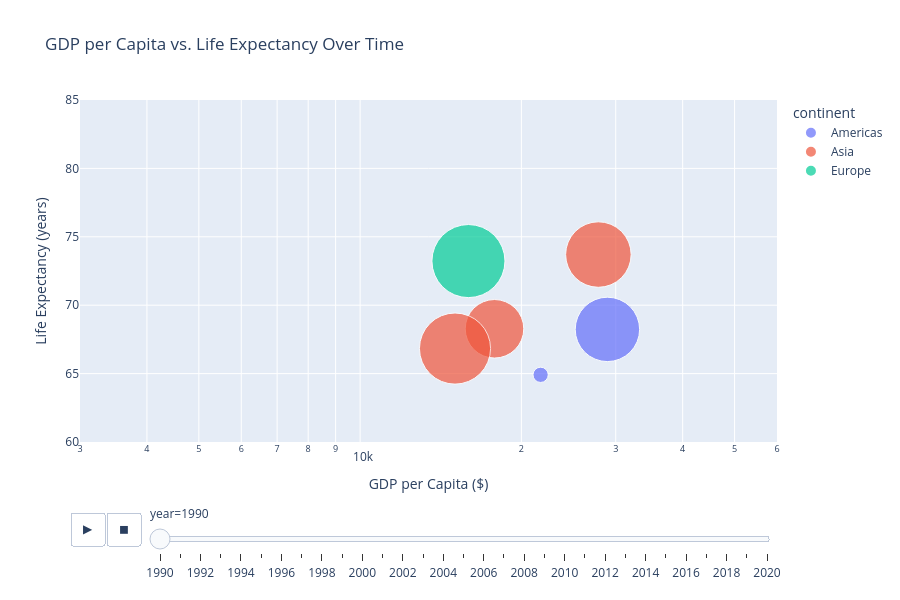

Here is the notebook cell this chart was saved with:
### Markdown cell above
## Interactive Visualization

Static plots are great for papers, but **interactive charts** are powerful for exploration and presentations.

### Code cell
import plotly.express as px

# Create animated scatter plot (Hans Rosling style)
# Using gapminder-like data
np.random.seed(42)
years = list(range(1990, 2021))
countries = ["USA", "China", "India", "Brazil", "Germany", "Japan"]
continents = {
    "USA": "Americas",
    "China": "Asia",
    "India": "Asia",
    "Brazil": "Americas",
    "Germany": "Europe",
    "Japan": "Asia",
}

gap_data = []
for country in countries:
    base_gdp = np.random.randint(5000, 30000)
    base_life = np.random.randint(65, 75)
    base_pop = np.random.randint(50, 1300)

    for i, year in enumerate(years):
        gap_data.append({
            "country": country,
            "year": year,
            "continent": continents[country],
            "gdpPercap": base_gdp * (1.02**i) + np.random.randint(-1000, 1000),
            "lifeExp": base_life + i * 0.2 + np.random.uniform(-0.5, 0.5),
            "pop": base_pop * (1.01**i) * 1e6,
        })

gapminder = pd.DataFrame(gap_data)

# Create animated scatter plot
fig = px.scatter(
    gapminder,
    x="gdpPercap",
    y="lifeExp",
    size="pop",
    color="continent",
    animation_frame="year",
    hover_name="country",
    log_x=True,
    size_max=60,
    range_x=[3000, 60000],
    range_y=[60, 85],
    title="GDP per Capita vs. Life Expectancy Over Time",
    labels={"gdpPercap": "GDP per Capita ($)", "lifeExp": "Life Expectancy (years)"},
)

fig.update_layout(height=600)
fig.show()

print("Interactive plot: Hover over points, use the timeline slider to animate!")

### Figure 1 — Plotly figure (JSON) as saved in the notebook; plotly's stock layout.template omitted (floating-point values rounded to 4 significant figures)
{"data": [{"hovertemplate": "<b>%{hovertext}</b><br><br>continent=Americas<br>year=1990<br>GDP per Capita ($)=%{x}<br>Life Expectancy (years)=%{y}<br>pop=%{marker.size}<extra></extra>", "hovertext": ["USA", "Brazil"], "legendgroup": "Americas", "marker": {"color": "#636efa", "size": [910000000.0, 51000000.0], "sizemode": "area", "sizeref": 438800.0, "symbol": "circle"}, "mode": "markers", "name": "Americas", "orientation": "v", "showlegend": true, "type": "scatter", "x": [28950.0, 21720.0], "xaxis": "x", "y": [68.23, 64.91], "yaxis": "y"}, {"hovertemplate": "<b>%{hovertext}</b><br><br>continent=Asia<br>year=1990<br>GDP per Capita ($)=%{x}<br>Life Expectancy (years)=%{y}<br>pop=%{marker.size}<extra></extra>", "hovertext": ["China", "India", "Japan"], "legendgroup": "Asia", "marker": {"color": "#EF553B", "size": [752000000.0, 941000000.0, 1110000000.0], "sizemode": "area", "sizeref": 438800.0, "symbol": "circle"}, "mode": "markers", "name": "Asia", "orientation": "v", "showlegend": true, "type": "scatter", "x": [17820.0, 27840.0, 15040.0], "xaxis": "x", "y": [68.28, 73.7, 66.83], "yaxis": "y"}, {"hovertemplate": "<b>%{hovertext}</b><br><br>continent=Europe<br>year=1990<br>GDP per Capita ($)=%{x}<br>Life Expectancy (years)=%{y}<br>pop=%{marker.size}<extra></extra>", "hovertext": ["Germany"], "legendgroup": "Europe", "marker": {"color": "#00cc96", "size": [1172000000.0], "sizemode": "area", "sizeref": 438800.0, "symbol": "circle"}, "mode": "markers", "name": "Europe", "orientation": "v", "showlegend": true, "type": "scatter", "x": [15930.0], "xaxis": "x", "y": [73.23], "yaxis": "y"}], "layout": {"height": 600, "legend": {"itemsizing": "constant", "title": {"text": "continent"}, "tracegroupgap": 0}, "sliders": [{"active": 0, "currentvalue": {"prefix": "year="}, "len": 0.9, "pad": {"b": 10, "t": 60}, "steps": [{"args": [["1990"], {"frame": {"duration": 0, "redraw": false}, "fromcurrent": true, "mode": "immediate", "transition": {"duration": 0, "easing": "linear"}}], "label": "1990", "method": "animate"}, {"args": [["1991"], {"frame": {"duration": 0, "redraw": false}, "fromcurrent": true, "mode": "immediate", "transition": {"duration": 0, "easing": "linear"}}], "label": "1991", "method": "animate"}, {"args": [["1992"], {"frame": {"duration": 0, "redraw": false}, "fromcurrent": true, "mode": "immediate", "transition": {"duration": 0, "easing": "linear"}}], "label": "1992", "method": "animate"}, {"args": [["1993"], {"frame": {"duration": 0, "redraw": false}, "fromcurrent": true, "mode": "immediate", "transition": {"duration": 0, "easing": "linear"}}], "label": "1993", "method": "animate"}, {"args": [["1994"], {"frame": {"duration": 0, "redraw": false}, "fromcurrent": true, "mode": "immediate", "transition": {"duration": 0, "easing": "linear"}}], "label": "1994", "method": "animate"}, {"args": [["1995"], {"frame": {"duration": 0, "redraw": false}, "fromcurrent": true, "mode": "immediate", "transition": {"duration": 0, "easing": "linear"}}], "label": "1995", "method": "animate"}, {"args": [["1996"], {"frame": {"duration": 0, "redraw": false}, "fromcurrent": true, "mode": "immediate", "transition": {"duration": 0, "easing": "linear"}}], "label": "1996", "method": "animate"}, {"args": [["1997"], {"frame": {"duration": 0, "redraw": false}, "fromcurrent": true, "mode": "immediate", "transition": {"duration": 0, "easing": "linear"}}], "label": "1997", "method": "animate"}, {"args": [["1998"], {"frame": {"duration": 0, "redraw": false}, "fromcurrent": true, "mode": "immediate", "transition": {"duration": 0, "easing": "linear"}}], "label": "1998", "method": "animate"}, {"args": [["1999"], {"frame": {"duration": 0, "redraw": false}, "fromcurrent": true, "mode": "immediate", "transition": {"duration": 0, "easing": "linear"}}], "label": "1999", "method": "animate"}, {"args": [["2000"], {"frame": {"duration": 0, "redraw": false}, "fromcurrent": true, "mode": "immediate", "transition": {"duration": 0, "easing": "linear"}}], "label": "2000", "method": "animate"}, {"args": [["2001"], {"frame": {"duration": 0, "redraw": false}, "fromcurrent": true, "mode": "immediate", "transition": {"duration": 0, "easing": "linear"}}], "label": "2001", "method": "animate"}, {"args": [["2002"], {"frame": {"duration": 0, "redraw": false}, "fromcurrent": true, "mode": "immediate", "transition": {"duration": 0, "easing": "linear"}}], "label": "2002", "method": "animate"}, {"args": [["2003"], {"frame": {"duration": 0, "redraw": false}, "fromcurrent": true, "mode": "immediate", "transition": {"duration": 0, "easing": "linear"}}], "label": "2003", "method": "animate"}, {"args": [["2004"], {"frame": {"duration": 0, "redraw": false}, "fromcurrent": true, "mode": "immediate", "transition": {"duration": 0, "easing": "linear"}}], "label": "2004", "method": "animate"}, {"args": [["2005"], {"frame": {"duration": 0, "redraw": false}, "fromcurrent": true, "mode": "immediate", "transition": {"duration": 0, "easing": "linear"}}], "label": "2005", "method": "animate"}, {"args": [["2006"], {"frame": {"duration": 0, "redraw": false}, "fromcurrent": true, "mode": "immediate", "transition": {"duration": 0, "easing": "linear"}}], "label": "2006", "method": "animate"}, {"args": [["2007"], {"frame": {"duration": 0, "redraw": false}, "fromcurrent": true, "mode": "immediate", "transition": {"duration": 0, "easing": "linear"}}], "label": "2007", "method": "animate"}, {"args": [["2008"], {"frame": {"duration": 0, "redraw": false}, "fromcurrent": true, "mode": "immediate", "transition": {"duration": 0, "easing": "linear"}}], "label": "2008", "method": "animate"}, {"args": [["2009"], {"frame": {"duration": 0, "redraw": false}, "fromcurrent": true, "mode": "immediate", "transition": {"duration": 0, "easing": "linear"}}], "label": "2009", "method": "animate"}, {"args": [["2010"], {"frame": {"duration": 0, "redraw": false}, "fromcurrent": true, "mode": "immediate", "transition": {"duration": 0, "easing": "linear"}}], "label": "2010", "method": "animate"}, {"args": [["2011"], {"frame": {"duration": 0, "redraw": false}, "fromcurrent": true, "mode": "immediate", "transition": {"duration": 0, "easing": "linear"}}], "label": "2011", "method": "animate"}, {"args": [["2012"], {"frame": {"duration": 0, "redraw": false}, "fromcurrent": true, "mode": "immediate", "transition": {"duration": 0, "easing": "linear"}}], "label": "2012", "method": "animate"}, {"args": [["2013"], {"frame": {"duration": 0, "redraw": false}, "fromcurrent": true, "mode": "immediate", "transition": {"duration": 0, "easing": "linear"}}], "label": "2013", "method": "animate"}, {"args": [["2014"], {"frame": {"duration": 0, "redraw": false}, "fromcurrent": true, "mode": "immediate", "transition": {"duration": 0, "easing": "linear"}}], "label": "2014", "method": "animate"}, {"args": [["2015"], {"frame": {"duration": 0, "redraw": false}, "fromcurrent": true, "mode": "immediate", "transition": {"duration": 0, "easing": "linear"}}], "label": "2015", "method": "animate"}, {"args": [["2016"], {"frame": {"duration": 0, "redraw": false}, "fromcurrent": true, "mode": "immediate", "transition": {"duration": 0, "easing": "linear"}}], "label": "2016", "method": "animate"}, {"args": [["2017"], {"frame": {"duration": 0, "redraw": false}, "fromcurrent": true, "mode": "immediate", "transition": {"duration": 0, "easing": "linear"}}], "label": "2017", "method": "animate"}, {"args": [["2018"], {"frame": {"duration": 0, "redraw": false}, "fromcurrent": true, "mode": "immediate", "transition": {"duration": 0, "easing": "linear"}}], "label": "2018", "method": "animate"}, {"args": [["2019"], {"frame": {"duration": 0, "redraw": false}, "fromcurrent": true, "mode": "immediate", "transition": {"duration": 0, "easing": "linear"}}], "label": "2019", "method": "animate"}, {"args": [["2020"], {"frame": {"duration": 0, "redraw": false}, "fromcurrent": true, "mode": "immediate", "transition": {"duration": 0, "easing": "linear"}}], "label": "2020", "method": "animate"}], "x": 0.1, "xanchor": "left", "y": 0, "yanchor": "top"}], "title": {"text": "GDP per Capita vs. Life Expectancy Over Time"}, "updatemenus": [{"buttons": [{"args": [null, {"frame": {"duration": 500, "redraw": false}, "fromcurrent": true, "mode": "immediate", "transition": {"duration": 500, "easing": "linear"}}], "label": "&#9654;", "method": "animate"}, {"args": [[null], {"frame": {"duration": 0, "redraw": false}, "fromcurrent": true, "mode": "immediate", "transition": {"duration": 0, "easing": "linear"}}], "label": "&#9724;", "method": "animate"}], "direction": "left", "pad": {"r": 10, "t": 70}, "showactive": false, "type": "buttons", "x": 0.1, "xanchor": "right", "y": 0, "yanchor": "top"}], "xaxis": {"anchor": "y", "domain": [0, 1], "range": [3.477, 4.778], "title": {"text": "GDP per Capita ($)"}, "type": "log"}, "yaxis": {"anchor": "x", "domain": [0, 1], "range": [60, 85], "title": {"text": "Life Expectancy (years)"}}}}
